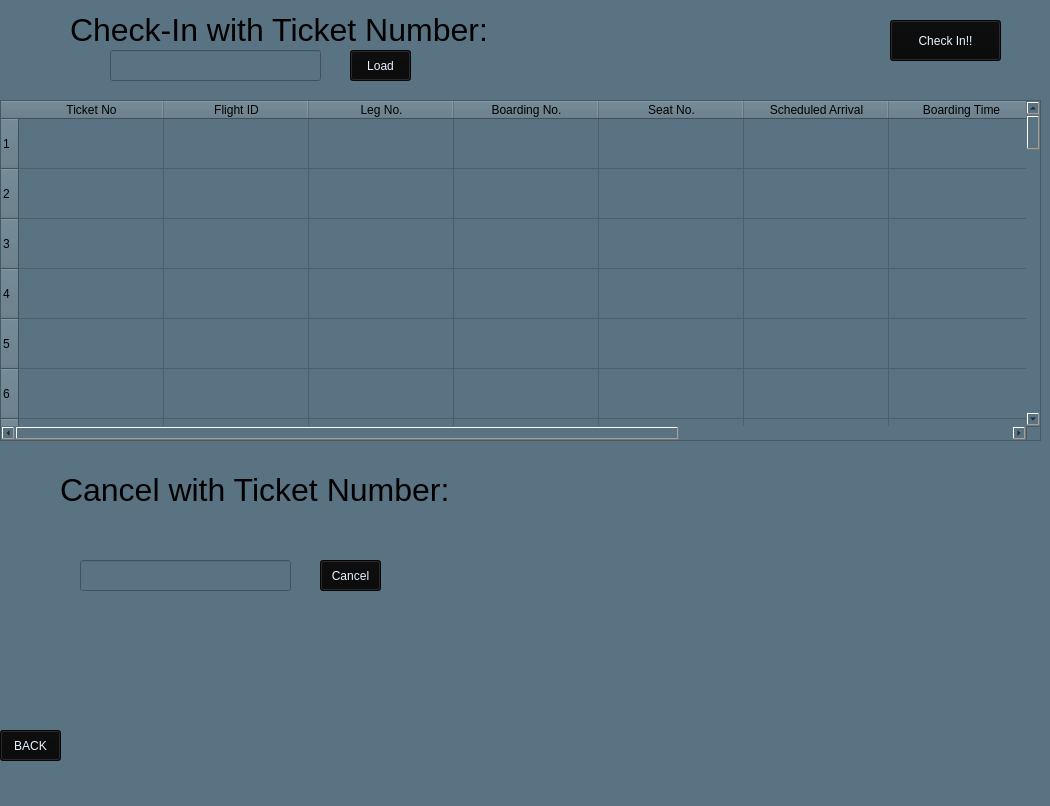
<?xml version="1.0" encoding="UTF-8"?>
<ui version="4.0">
 <class>MainWindow</class>
 <widget class="QMainWindow" name="MainWindow">
  <property name="geometry">
   <rect>
    <x>0</x>
    <y>0</y>
    <width>1050</width>
    <height>806</height>
   </rect>
  </property>
  <property name="windowTitle">
   <string>MainWindow</string>
  </property>
  <property name="styleSheet">
   <string notr="true">background-color: rgb(90, 115, 130);</string>
  </property>
  <widget class="QWidget" name="centralwidget">
   <widget class="QLabel" name="label">
    <property name="geometry">
     <rect>
      <x>70</x>
      <y>10</y>
      <width>421</width>
      <height>41</height>
     </rect>
    </property>
    <property name="styleSheet">
     <string notr="true"/>
    </property>
    <property name="text">
     <string>&lt;html&gt;&lt;head/&gt;&lt;body&gt;&lt;p&gt;&lt;span style=&quot; font-size:24pt;&quot;&gt;Check-In with Ticket Number:&lt;/span&gt;&lt;/p&gt;&lt;/body&gt;&lt;/html&gt;</string>
    </property>
   </widget>
   <widget class="QLineEdit" name="ticketnum">
    <property name="geometry">
     <rect>
      <x>110</x>
      <y>50</y>
      <width>211</width>
      <height>31</height>
     </rect>
    </property>
   </widget>
   <widget class="QTableWidget" name="table">
    <property name="geometry">
     <rect>
      <x>0</x>
      <y>100</y>
      <width>1041</width>
      <height>341</height>
     </rect>
    </property>
    <property name="styleSheet">
     <string notr="true"/>
    </property>
    <property name="rowCount">
     <number>50</number>
    </property>
    <property name="columnCount">
     <number>9</number>
    </property>
    <attribute name="horizontalHeaderDefaultSectionSize">
     <number>145</number>
    </attribute>
    <attribute name="verticalHeaderDefaultSectionSize">
     <number>50</number>
    </attribute>
    <row/>
    <row/>
    <row/>
    <row/>
    <row/>
    <row/>
    <row/>
    <row/>
    <row/>
    <row/>
    <row/>
    <row/>
    <row/>
    <row/>
    <row/>
    <row/>
    <row/>
    <row/>
    <row/>
    <row/>
    <row/>
    <row/>
    <row/>
    <row/>
    <row/>
    <row/>
    <row/>
    <row/>
    <row/>
    <row/>
    <row/>
    <row/>
    <row/>
    <row/>
    <row/>
    <row/>
    <row/>
    <row/>
    <row/>
    <row/>
    <row/>
    <row/>
    <row/>
    <row/>
    <row/>
    <row/>
    <row/>
    <row/>
    <row/>
    <row/>
    <column>
     <property name="text">
      <string>Ticket No</string>
     </property>
    </column>
    <column>
     <property name="text">
      <string>Flight ID</string>
     </property>
    </column>
    <column>
     <property name="text">
      <string>Leg No.</string>
     </property>
    </column>
    <column>
     <property name="text">
      <string>Boarding No.</string>
     </property>
    </column>
    <column>
     <property name="text">
      <string>Seat No.</string>
     </property>
    </column>
    <column>
     <property name="text">
      <string>Scheduled Arrival</string>
     </property>
    </column>
    <column>
     <property name="text">
      <string>Boarding Time</string>
     </property>
    </column>
    <column>
     <property name="text">
      <string>Checked Bags</string>
     </property>
    </column>
    <column>
     <property name="text">
      <string>Confirmed</string>
     </property>
    </column>
   </widget>
   <widget class="QPushButton" name="load">
    <property name="geometry">
     <rect>
      <x>350</x>
      <y>50</y>
      <width>61</width>
      <height>31</height>
     </rect>
    </property>
    <property name="styleSheet">
     <string notr="true">background-color: rgb(9, 9, 9);
color: rgb(231, 243, 255);</string>
    </property>
    <property name="text">
     <string>Load</string>
    </property>
   </widget>
   <widget class="QPushButton" name="checkinFinal">
    <property name="geometry">
     <rect>
      <x>890</x>
      <y>20</y>
      <width>111</width>
      <height>41</height>
     </rect>
    </property>
    <property name="styleSheet">
     <string notr="true">background-color: rgb(9, 9, 9);
color: rgb(231, 243, 255);</string>
    </property>
    <property name="text">
     <string>Check In!!</string>
    </property>
   </widget>
   <widget class="QPushButton" name="backbutton">
    <property name="geometry">
     <rect>
      <x>0</x>
      <y>730</y>
      <width>61</width>
      <height>31</height>
     </rect>
    </property>
    <property name="styleSheet">
     <string notr="true">background-color: rgb(9, 9, 9);
color: rgb(231, 243, 255);</string>
    </property>
    <property name="text">
     <string>BACK</string>
    </property>
   </widget>
   <widget class="QLabel" name="label_2">
    <property name="geometry">
     <rect>
      <x>60</x>
      <y>470</y>
      <width>421</width>
      <height>41</height>
     </rect>
    </property>
    <property name="styleSheet">
     <string notr="true"/>
    </property>
    <property name="text">
     <string>&lt;html&gt;&lt;head/&gt;&lt;body&gt;&lt;p&gt;&lt;span style=&quot; font-size:24pt;&quot;&gt;Cancel with Ticket Number:&lt;/span&gt;&lt;/p&gt;&lt;/body&gt;&lt;/html&gt;</string>
    </property>
   </widget>
   <widget class="QPushButton" name="cancelBtn">
    <property name="geometry">
     <rect>
      <x>320</x>
      <y>560</y>
      <width>61</width>
      <height>31</height>
     </rect>
    </property>
    <property name="styleSheet">
     <string notr="true">background-color: rgb(9, 9, 9);
color: rgb(231, 243, 255);</string>
    </property>
    <property name="text">
     <string>Cancel</string>
    </property>
   </widget>
   <widget class="QLineEdit" name="cancelEdit">
    <property name="geometry">
     <rect>
      <x>80</x>
      <y>560</y>
      <width>211</width>
      <height>31</height>
     </rect>
    </property>
   </widget>
  </widget>
  <widget class="QMenuBar" name="menubar">
   <property name="geometry">
    <rect>
     <x>0</x>
     <y>0</y>
     <width>1050</width>
     <height>22</height>
    </rect>
   </property>
  </widget>
  <widget class="QStatusBar" name="statusbar"/>
 </widget>
 <resources/>
 <connections/>
</ui>
